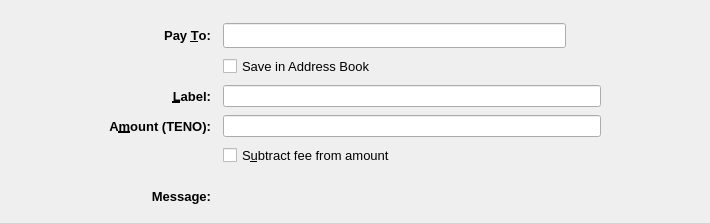
<?xml version="1.0" encoding="UTF-8"?>
<ui version="4.0">
 <class>SendCoinsEntry</class>
 <widget class="QStackedWidget" name="SendCoinsEntry">
  <property name="geometry">
   <rect>
    <x>0</x>
    <y>0</y>
    <width>710</width>
    <height>223</height>
   </rect>
  </property>
  <property name="focusPolicy">
   <enum>Qt::TabFocus</enum>
  </property>
  <property name="autoFillBackground">
   <bool>false</bool>
  </property>
  <property name="styleSheet">
   <string notr="true"/>
  </property>
  <property name="currentIndex">
   <number>0</number>
  </property>
  <widget class="QFrame" name="SendCoins">
   <property name="toolTip">
    <string>This is a normal payment.</string>
   </property>
   <property name="frameShape">
    <enum>QFrame::NoFrame</enum>
   </property>
   <layout class="QGridLayout" name="gridLayout">
    <property name="topMargin">
     <number>8</number>
    </property>
    <property name="bottomMargin">
     <number>4</number>
    </property>
    <property name="horizontalSpacing">
     <number>12</number>
    </property>
    <property name="verticalSpacing">
     <number>8</number>
    </property>
    <item row="1" column="0">
     <spacer name="horizontalSpacer">
      <property name="orientation">
       <enum>Qt::Horizontal</enum>
      </property>
      <property name="sizeType">
       <enum>QSizePolicy::Maximum</enum>
      </property>
      <property name="sizeHint" stdset="0">
       <size>
        <width>100</width>
        <height>20</height>
       </size>
      </property>
     </spacer>
    </item>
    <item row="3" column="2">
     <widget class="QLineEdit" name="addAsLabel">
      <property name="sizePolicy">
       <sizepolicy hsizetype="Expanding" vsizetype="Expanding">
        <horstretch>0</horstretch>
        <verstretch>0</verstretch>
       </sizepolicy>
      </property>
      <property name="toolTip">
       <string>Enter a label for this address to add it to the list of used addresses</string>
      </property>
      <property name="styleSheet">
       <string notr="true"/>
      </property>
     </widget>
    </item>
    <item row="0" column="2">
     <spacer name="verticalSpacer">
      <property name="orientation">
       <enum>Qt::Vertical</enum>
      </property>
      <property name="sizeHint" stdset="0">
       <size>
        <width>20</width>
        <height>40</height>
       </size>
      </property>
     </spacer>
    </item>
    <item row="1" column="3">
     <spacer name="horizontalSpacer_2">
      <property name="orientation">
       <enum>Qt::Horizontal</enum>
      </property>
      <property name="sizeType">
       <enum>QSizePolicy::Maximum</enum>
      </property>
      <property name="sizeHint" stdset="0">
       <size>
        <width>100</width>
        <height>20</height>
       </size>
      </property>
     </spacer>
    </item>
    <item row="12" column="2">
     <widget class="QLabel" name="messageTextLabel">
      <property name="toolTip">
       <string>A message that was attached to the tenocoin: URI which will be stored with the transaction for your reference. Note: This message will not be sent over the NavCoin network.</string>
      </property>
      <property name="styleSheet">
       <string notr="true"/>
      </property>
      <property name="textFormat">
       <enum>Qt::PlainText</enum>
      </property>
     </widget>
    </item>
    <item row="1" column="1">
     <widget class="QLabel" name="payToLabel">
      <property name="font">
       <font>
        <pointsize>10</pointsize>
        <weight>75</weight>
        <bold>true</bold>
       </font>
      </property>
      <property name="text">
       <string>Pay &amp;To:</string>
      </property>
      <property name="alignment">
       <set>Qt::AlignRight|Qt::AlignTrailing|Qt::AlignVCenter</set>
      </property>
      <property name="buddy">
       <cstring>payTo</cstring>
      </property>
     </widget>
    </item>
    <item row="12" column="1">
     <widget class="QLabel" name="messageLabel">
      <property name="font">
       <font>
        <pointsize>10</pointsize>
        <weight>75</weight>
        <bold>true</bold>
       </font>
      </property>
      <property name="text">
       <string>Message:</string>
      </property>
      <property name="alignment">
       <set>Qt::AlignRight|Qt::AlignTrailing|Qt::AlignVCenter</set>
      </property>
     </widget>
    </item>
    <item row="6" column="2">
     <layout class="QHBoxLayout" name="horizontalLayoutAmount" stretch="0">
      <item>
       <widget class="NavCoinAmountField" name="payAmount">
        <property name="sizePolicy">
         <sizepolicy hsizetype="Expanding" vsizetype="Expanding">
          <horstretch>0</horstretch>
          <verstretch>0</verstretch>
         </sizepolicy>
        </property>
        <property name="styleSheet">
         <string notr="true"/>
        </property>
       </widget>
      </item>
     </layout>
    </item>
    <item row="3" column="1">
     <widget class="QLabel" name="labellLabel">
      <property name="font">
       <font>
        <pointsize>10</pointsize>
        <weight>75</weight>
        <bold>true</bold>
       </font>
      </property>
      <property name="text">
       <string>&amp;Label:</string>
      </property>
      <property name="alignment">
       <set>Qt::AlignRight|Qt::AlignTrailing|Qt::AlignVCenter</set>
      </property>
      <property name="buddy">
       <cstring>addAsLabel</cstring>
      </property>
     </widget>
    </item>
    <item row="1" column="2">
     <layout class="QHBoxLayout" name="payToLayout">
      <property name="spacing">
       <number>0</number>
      </property>
      <item>
       <widget class="QValidatedLineEdit" name="payTo">
        <property name="sizePolicy">
         <sizepolicy hsizetype="Expanding" vsizetype="Expanding">
          <horstretch>0</horstretch>
          <verstretch>0</verstretch>
         </sizepolicy>
        </property>
        <property name="toolTip">
         <string>The NavCoin address to send the payment to</string>
        </property>
        <property name="styleSheet">
         <string notr="true"/>
        </property>
       </widget>
      </item>
      <item>
       <widget class="QToolButton" name="addressBookButton">
        <property name="toolTip">
         <string notr="true"/>
        </property>
        <property name="styleSheet">
         <string notr="true">border:0;background:transparent</string>
        </property>
        <property name="text">
         <string/>
        </property>
        <property name="icon">
         <iconset resource="../tenocoin.qrc">
          <normaloff>:/icons/address-book</normaloff>:/icons/address-book</iconset>
        </property>
        <property name="iconSize">
         <size>
          <width>22</width>
          <height>22</height>
         </size>
        </property>
        <property name="shortcut">
         <string>Alt+A</string>
        </property>
       </widget>
      </item>
      <item>
       <spacer name="horizontalSpacer_3">
        <property name="orientation">
         <enum>Qt::Horizontal</enum>
        </property>
        <property name="sizeType">
         <enum>QSizePolicy::Maximum</enum>
        </property>
        <property name="sizeHint" stdset="0">
         <size>
          <width>10</width>
          <height>20</height>
         </size>
        </property>
       </spacer>
      </item>
     </layout>
    </item>
    <item row="10" column="2">
     <spacer name="verticalSpacer_3">
      <property name="orientation">
       <enum>Qt::Vertical</enum>
      </property>
      <property name="sizeHint" stdset="0">
       <size>
        <width>20</width>
        <height>40</height>
       </size>
      </property>
     </spacer>
    </item>
    <item row="2" column="2">
     <widget class="QCheckBox" name="addressBookCheckBox">
      <property name="font">
       <font>
        <pointsize>10</pointsize>
       </font>
      </property>
      <property name="text">
       <string>Save in Address Book</string>
      </property>
     </widget>
    </item>
    <item row="6" column="1">
     <widget class="QLabel" name="amountLabel">
      <property name="font">
       <font>
        <pointsize>10</pointsize>
        <weight>75</weight>
        <bold>true</bold>
       </font>
      </property>
      <property name="text">
       <string>A&amp;mount (TENO):</string>
      </property>
      <property name="alignment">
       <set>Qt::AlignRight|Qt::AlignTrailing|Qt::AlignVCenter</set>
      </property>
      <property name="buddy">
       <cstring>payAmount</cstring>
      </property>
     </widget>
    </item>
    <item row="13" column="2">
     <spacer name="verticalSpacer_2">
      <property name="orientation">
       <enum>Qt::Vertical</enum>
      </property>
      <property name="sizeHint" stdset="0">
       <size>
        <width>20</width>
        <height>40</height>
       </size>
      </property>
     </spacer>
    </item>
    <item row="7" column="2">
     <widget class="QCheckBox" name="checkboxSubtractFeeFromAmount">
      <property name="font">
       <font>
        <pointsize>10</pointsize>
       </font>
      </property>
      <property name="toolTip">
       <string>The fee will be deducted from the amount being sent. The recipient will receive less tenocoins than you enter in the amount field. If multiple recipients are selected, the fee is split equally.</string>
      </property>
      <property name="text">
       <string>S&amp;ubtract fee from amount</string>
      </property>
     </widget>
    </item>
   </layout>
  </widget>
  <widget class="QFrame" name="SendCoins_UnauthenticatedPaymentRequest">
   <property name="palette">
    <palette>
     <active>
      <colorrole role="WindowText">
       <brush brushstyle="SolidPattern">
        <color alpha="255">
         <red>0</red>
         <green>0</green>
         <blue>0</blue>
        </color>
       </brush>
      </colorrole>
      <colorrole role="Button">
       <brush brushstyle="SolidPattern">
        <color alpha="255">
         <red>239</red>
         <green>241</green>
         <blue>244</blue>
        </color>
       </brush>
      </colorrole>
      <colorrole role="Light">
       <brush brushstyle="SolidPattern">
        <color alpha="255">
         <red>255</red>
         <green>255</green>
         <blue>255</blue>
        </color>
       </brush>
      </colorrole>
      <colorrole role="Midlight">
       <brush brushstyle="SolidPattern">
        <color alpha="255">
         <red>255</red>
         <green>255</green>
         <blue>191</blue>
        </color>
       </brush>
      </colorrole>
      <colorrole role="Dark">
       <brush brushstyle="SolidPattern">
        <color alpha="255">
         <red>127</red>
         <green>127</green>
         <blue>63</blue>
        </color>
       </brush>
      </colorrole>
      <colorrole role="Mid">
       <brush brushstyle="SolidPattern">
        <color alpha="255">
         <red>170</red>
         <green>170</green>
         <blue>84</blue>
        </color>
       </brush>
      </colorrole>
      <colorrole role="Text">
       <brush brushstyle="SolidPattern">
        <color alpha="255">
         <red>0</red>
         <green>0</green>
         <blue>0</blue>
        </color>
       </brush>
      </colorrole>
      <colorrole role="BrightText">
       <brush brushstyle="SolidPattern">
        <color alpha="255">
         <red>255</red>
         <green>255</green>
         <blue>255</blue>
        </color>
       </brush>
      </colorrole>
      <colorrole role="ButtonText">
       <brush brushstyle="SolidPattern">
        <color alpha="255">
         <red>0</red>
         <green>0</green>
         <blue>0</blue>
        </color>
       </brush>
      </colorrole>
      <colorrole role="Base">
       <brush brushstyle="SolidPattern">
        <color alpha="255">
         <red>239</red>
         <green>241</green>
         <blue>244</blue>
        </color>
       </brush>
      </colorrole>
      <colorrole role="Window">
       <brush brushstyle="SolidPattern">
        <color alpha="255">
         <red>239</red>
         <green>241</green>
         <blue>244</blue>
        </color>
       </brush>
      </colorrole>
      <colorrole role="Shadow">
       <brush brushstyle="SolidPattern">
        <color alpha="255">
         <red>0</red>
         <green>0</green>
         <blue>0</blue>
        </color>
       </brush>
      </colorrole>
      <colorrole role="AlternateBase">
       <brush brushstyle="SolidPattern">
        <color alpha="255">
         <red>255</red>
         <green>255</green>
         <blue>191</blue>
        </color>
       </brush>
      </colorrole>
      <colorrole role="ToolTipBase">
       <brush brushstyle="SolidPattern">
        <color alpha="255">
         <red>255</red>
         <green>255</green>
         <blue>220</blue>
        </color>
       </brush>
      </colorrole>
      <colorrole role="ToolTipText">
       <brush brushstyle="SolidPattern">
        <color alpha="255">
         <red>0</red>
         <green>0</green>
         <blue>0</blue>
        </color>
       </brush>
      </colorrole>
     </active>
     <inactive>
      <colorrole role="WindowText">
       <brush brushstyle="SolidPattern">
        <color alpha="255">
         <red>0</red>
         <green>0</green>
         <blue>0</blue>
        </color>
       </brush>
      </colorrole>
      <colorrole role="Button">
       <brush brushstyle="SolidPattern">
        <color alpha="255">
         <red>239</red>
         <green>241</green>
         <blue>244</blue>
        </color>
       </brush>
      </colorrole>
      <colorrole role="Light">
       <brush brushstyle="SolidPattern">
        <color alpha="255">
         <red>255</red>
         <green>255</green>
         <blue>255</blue>
        </color>
       </brush>
      </colorrole>
      <colorrole role="Midlight">
       <brush brushstyle="SolidPattern">
        <color alpha="255">
         <red>255</red>
         <green>255</green>
         <blue>191</blue>
        </color>
       </brush>
      </colorrole>
      <colorrole role="Dark">
       <brush brushstyle="SolidPattern">
        <color alpha="255">
         <red>127</red>
         <green>127</green>
         <blue>63</blue>
        </color>
       </brush>
      </colorrole>
      <colorrole role="Mid">
       <brush brushstyle="SolidPattern">
        <color alpha="255">
         <red>170</red>
         <green>170</green>
         <blue>84</blue>
        </color>
       </brush>
      </colorrole>
      <colorrole role="Text">
       <brush brushstyle="SolidPattern">
        <color alpha="255">
         <red>0</red>
         <green>0</green>
         <blue>0</blue>
        </color>
       </brush>
      </colorrole>
      <colorrole role="BrightText">
       <brush brushstyle="SolidPattern">
        <color alpha="255">
         <red>255</red>
         <green>255</green>
         <blue>255</blue>
        </color>
       </brush>
      </colorrole>
      <colorrole role="ButtonText">
       <brush brushstyle="SolidPattern">
        <color alpha="255">
         <red>0</red>
         <green>0</green>
         <blue>0</blue>
        </color>
       </brush>
      </colorrole>
      <colorrole role="Base">
       <brush brushstyle="SolidPattern">
        <color alpha="255">
         <red>239</red>
         <green>241</green>
         <blue>244</blue>
        </color>
       </brush>
      </colorrole>
      <colorrole role="Window">
       <brush brushstyle="SolidPattern">
        <color alpha="255">
         <red>239</red>
         <green>241</green>
         <blue>244</blue>
        </color>
       </brush>
      </colorrole>
      <colorrole role="Shadow">
       <brush brushstyle="SolidPattern">
        <color alpha="255">
         <red>0</red>
         <green>0</green>
         <blue>0</blue>
        </color>
       </brush>
      </colorrole>
      <colorrole role="AlternateBase">
       <brush brushstyle="SolidPattern">
        <color alpha="255">
         <red>255</red>
         <green>255</green>
         <blue>191</blue>
        </color>
       </brush>
      </colorrole>
      <colorrole role="ToolTipBase">
       <brush brushstyle="SolidPattern">
        <color alpha="255">
         <red>255</red>
         <green>255</green>
         <blue>220</blue>
        </color>
       </brush>
      </colorrole>
      <colorrole role="ToolTipText">
       <brush brushstyle="SolidPattern">
        <color alpha="255">
         <red>0</red>
         <green>0</green>
         <blue>0</blue>
        </color>
       </brush>
      </colorrole>
     </inactive>
     <disabled>
      <colorrole role="WindowText">
       <brush brushstyle="SolidPattern">
        <color alpha="255">
         <red>127</red>
         <green>127</green>
         <blue>63</blue>
        </color>
       </brush>
      </colorrole>
      <colorrole role="Button">
       <brush brushstyle="SolidPattern">
        <color alpha="255">
         <red>239</red>
         <green>241</green>
         <blue>244</blue>
        </color>
       </brush>
      </colorrole>
      <colorrole role="Light">
       <brush brushstyle="SolidPattern">
        <color alpha="255">
         <red>255</red>
         <green>255</green>
         <blue>255</blue>
        </color>
       </brush>
      </colorrole>
      <colorrole role="Midlight">
       <brush brushstyle="SolidPattern">
        <color alpha="255">
         <red>255</red>
         <green>255</green>
         <blue>191</blue>
        </color>
       </brush>
      </colorrole>
      <colorrole role="Dark">
       <brush brushstyle="SolidPattern">
        <color alpha="255">
         <red>127</red>
         <green>127</green>
         <blue>63</blue>
        </color>
       </brush>
      </colorrole>
      <colorrole role="Mid">
       <brush brushstyle="SolidPattern">
        <color alpha="255">
         <red>170</red>
         <green>170</green>
         <blue>84</blue>
        </color>
       </brush>
      </colorrole>
      <colorrole role="Text">
       <brush brushstyle="SolidPattern">
        <color alpha="255">
         <red>127</red>
         <green>127</green>
         <blue>63</blue>
        </color>
       </brush>
      </colorrole>
      <colorrole role="BrightText">
       <brush brushstyle="SolidPattern">
        <color alpha="255">
         <red>255</red>
         <green>255</green>
         <blue>255</blue>
        </color>
       </brush>
      </colorrole>
      <colorrole role="ButtonText">
       <brush brushstyle="SolidPattern">
        <color alpha="255">
         <red>127</red>
         <green>127</green>
         <blue>63</blue>
        </color>
       </brush>
      </colorrole>
      <colorrole role="Base">
       <brush brushstyle="SolidPattern">
        <color alpha="255">
         <red>239</red>
         <green>241</green>
         <blue>244</blue>
        </color>
       </brush>
      </colorrole>
      <colorrole role="Window">
       <brush brushstyle="SolidPattern">
        <color alpha="255">
         <red>239</red>
         <green>241</green>
         <blue>244</blue>
        </color>
       </brush>
      </colorrole>
      <colorrole role="Shadow">
       <brush brushstyle="SolidPattern">
        <color alpha="255">
         <red>0</red>
         <green>0</green>
         <blue>0</blue>
        </color>
       </brush>
      </colorrole>
      <colorrole role="AlternateBase">
       <brush brushstyle="SolidPattern">
        <color alpha="255">
         <red>255</red>
         <green>255</green>
         <blue>127</blue>
        </color>
       </brush>
      </colorrole>
      <colorrole role="ToolTipBase">
       <brush brushstyle="SolidPattern">
        <color alpha="255">
         <red>255</red>
         <green>255</green>
         <blue>220</blue>
        </color>
       </brush>
      </colorrole>
      <colorrole role="ToolTipText">
       <brush brushstyle="SolidPattern">
        <color alpha="255">
         <red>0</red>
         <green>0</green>
         <blue>0</blue>
        </color>
       </brush>
      </colorrole>
     </disabled>
    </palette>
   </property>
   <property name="toolTip">
    <string>This is an unauthenticated payment request.</string>
   </property>
   <property name="autoFillBackground">
    <bool>false</bool>
   </property>
   <property name="frameShape">
    <enum>QFrame::NoFrame</enum>
   </property>
   <layout class="QGridLayout" name="gridLayout_is">
    <property name="spacing">
     <number>12</number>
    </property>
    <item row="0" column="0">
     <widget class="QLabel" name="payToLabel_is">
      <property name="text">
       <string>Pay To:</string>
      </property>
      <property name="alignment">
       <set>Qt::AlignRight|Qt::AlignTrailing|Qt::AlignVCenter</set>
      </property>
     </widget>
    </item>
    <item row="0" column="1">
     <layout class="QHBoxLayout" name="payToLayout_is">
      <property name="spacing">
       <number>0</number>
      </property>
      <item>
       <widget class="QLabel" name="payTo_is">
        <property name="styleSheet">
         <string notr="true">background: #fff; border-radius: 4px; border: 1px solid #000; padding:2px</string>
        </property>
       </widget>
      </item>
      <item>
       <widget class="QToolButton" name="deleteButton_is">
        <property name="toolTip">
         <string>Remove this entry</string>
        </property>
        <property name="text">
         <string/>
        </property>
        <property name="icon">
         <iconset resource="../tenocoin.qrc">
          <normaloff>:/icons/remove</normaloff>:/icons/remove</iconset>
        </property>
       </widget>
      </item>
     </layout>
    </item>
    <item row="1" column="0">
     <widget class="QLabel" name="memoLabel_is">
      <property name="text">
       <string>Memo:</string>
      </property>
      <property name="alignment">
       <set>Qt::AlignRight|Qt::AlignTrailing|Qt::AlignVCenter</set>
      </property>
     </widget>
    </item>
    <item row="1" column="1">
     <widget class="QLabel" name="memoTextLabel_is">
      <property name="styleSheet">
       <string notr="true">background: #fff; border-radius: 4px; border: 1px solid #000; padding:2px</string>
      </property>
      <property name="textFormat">
       <enum>Qt::PlainText</enum>
      </property>
     </widget>
    </item>
    <item row="2" column="0">
     <widget class="QLabel" name="amountLabel_is">
      <property name="text">
       <string>A&amp;mount:</string>
      </property>
      <property name="alignment">
       <set>Qt::AlignRight|Qt::AlignTrailing|Qt::AlignVCenter</set>
      </property>
      <property name="buddy">
       <cstring>payAmount_is</cstring>
      </property>
     </widget>
    </item>
    <item row="2" column="1">
     <widget class="NavCoinAmountField" name="payAmount_is">
      <property name="acceptDrops">
       <bool>false</bool>
      </property>
      <property name="styleSheet">
       <string notr="true">background: #fff; border-radius: 4px; border: 1px solid #000; padding:2px</string>
      </property>
     </widget>
    </item>
   </layout>
  </widget>
  <widget class="QFrame" name="SendCoins_AuthenticatedPaymentRequest">
   <property name="palette">
    <palette>
     <active>
      <colorrole role="WindowText">
       <brush brushstyle="SolidPattern">
        <color alpha="255">
         <red>0</red>
         <green>0</green>
         <blue>0</blue>
        </color>
       </brush>
      </colorrole>
      <colorrole role="Button">
       <brush brushstyle="SolidPattern">
        <color alpha="255">
         <red>239</red>
         <green>241</green>
         <blue>244</blue>
        </color>
       </brush>
      </colorrole>
      <colorrole role="Light">
       <brush brushstyle="SolidPattern">
        <color alpha="255">
         <red>230</red>
         <green>255</green>
         <blue>224</blue>
        </color>
       </brush>
      </colorrole>
      <colorrole role="Midlight">
       <brush brushstyle="SolidPattern">
        <color alpha="255">
         <red>185</red>
         <green>243</green>
         <blue>171</blue>
        </color>
       </brush>
      </colorrole>
      <colorrole role="Dark">
       <brush brushstyle="SolidPattern">
        <color alpha="255">
         <red>70</red>
         <green>116</green>
         <blue>59</blue>
        </color>
       </brush>
      </colorrole>
      <colorrole role="Mid">
       <brush brushstyle="SolidPattern">
        <color alpha="255">
         <red>93</red>
         <green>155</green>
         <blue>79</blue>
        </color>
       </brush>
      </colorrole>
      <colorrole role="Text">
       <brush brushstyle="SolidPattern">
        <color alpha="255">
         <red>0</red>
         <green>0</green>
         <blue>0</blue>
        </color>
       </brush>
      </colorrole>
      <colorrole role="BrightText">
       <brush brushstyle="SolidPattern">
        <color alpha="255">
         <red>155</red>
         <green>255</green>
         <blue>147</blue>
        </color>
       </brush>
      </colorrole>
      <colorrole role="ButtonText">
       <brush brushstyle="SolidPattern">
        <color alpha="255">
         <red>0</red>
         <green>0</green>
         <blue>0</blue>
        </color>
       </brush>
      </colorrole>
      <colorrole role="Base">
       <brush brushstyle="SolidPattern">
        <color alpha="255">
         <red>239</red>
         <green>241</green>
         <blue>244</blue>
        </color>
       </brush>
      </colorrole>
      <colorrole role="Window">
       <brush brushstyle="SolidPattern">
        <color alpha="255">
         <red>239</red>
         <green>241</green>
         <blue>244</blue>
        </color>
       </brush>
      </colorrole>
      <colorrole role="Shadow">
       <brush brushstyle="SolidPattern">
        <color alpha="255">
         <red>0</red>
         <green>0</green>
         <blue>0</blue>
        </color>
       </brush>
      </colorrole>
      <colorrole role="AlternateBase">
       <brush brushstyle="SolidPattern">
        <color alpha="255">
         <red>197</red>
         <green>243</green>
         <blue>187</blue>
        </color>
       </brush>
      </colorrole>
      <colorrole role="NoRole">
       <brush brushstyle="SolidPattern">
        <color alpha="255">
         <red>125</red>
         <green>194</green>
         <blue>122</blue>
        </color>
       </brush>
      </colorrole>
      <colorrole role="ToolTipBase">
       <brush brushstyle="SolidPattern">
        <color alpha="255">
         <red>255</red>
         <green>255</green>
         <blue>220</blue>
        </color>
       </brush>
      </colorrole>
      <colorrole role="ToolTipText">
       <brush brushstyle="SolidPattern">
        <color alpha="255">
         <red>0</red>
         <green>0</green>
         <blue>0</blue>
        </color>
       </brush>
      </colorrole>
     </active>
     <inactive>
      <colorrole role="WindowText">
       <brush brushstyle="SolidPattern">
        <color alpha="255">
         <red>0</red>
         <green>0</green>
         <blue>0</blue>
        </color>
       </brush>
      </colorrole>
      <colorrole role="Button">
       <brush brushstyle="SolidPattern">
        <color alpha="255">
         <red>239</red>
         <green>241</green>
         <blue>244</blue>
        </color>
       </brush>
      </colorrole>
      <colorrole role="Light">
       <brush brushstyle="SolidPattern">
        <color alpha="255">
         <red>230</red>
         <green>255</green>
         <blue>224</blue>
        </color>
       </brush>
      </colorrole>
      <colorrole role="Midlight">
       <brush brushstyle="SolidPattern">
        <color alpha="255">
         <red>185</red>
         <green>243</green>
         <blue>171</blue>
        </color>
       </brush>
      </colorrole>
      <colorrole role="Dark">
       <brush brushstyle="SolidPattern">
        <color alpha="255">
         <red>70</red>
         <green>116</green>
         <blue>59</blue>
        </color>
       </brush>
      </colorrole>
      <colorrole role="Mid">
       <brush brushstyle="SolidPattern">
        <color alpha="255">
         <red>93</red>
         <green>155</green>
         <blue>79</blue>
        </color>
       </brush>
      </colorrole>
      <colorrole role="Text">
       <brush brushstyle="SolidPattern">
        <color alpha="255">
         <red>0</red>
         <green>0</green>
         <blue>0</blue>
        </color>
       </brush>
      </colorrole>
      <colorrole role="BrightText">
       <brush brushstyle="SolidPattern">
        <color alpha="255">
         <red>155</red>
         <green>255</green>
         <blue>147</blue>
        </color>
       </brush>
      </colorrole>
      <colorrole role="ButtonText">
       <brush brushstyle="SolidPattern">
        <color alpha="255">
         <red>0</red>
         <green>0</green>
         <blue>0</blue>
        </color>
       </brush>
      </colorrole>
      <colorrole role="Base">
       <brush brushstyle="SolidPattern">
        <color alpha="255">
         <red>239</red>
         <green>241</green>
         <blue>244</blue>
        </color>
       </brush>
      </colorrole>
      <colorrole role="Window">
       <brush brushstyle="SolidPattern">
        <color alpha="255">
         <red>239</red>
         <green>241</green>
         <blue>244</blue>
        </color>
       </brush>
      </colorrole>
      <colorrole role="Shadow">
       <brush brushstyle="SolidPattern">
        <color alpha="255">
         <red>0</red>
         <green>0</green>
         <blue>0</blue>
        </color>
       </brush>
      </colorrole>
      <colorrole role="AlternateBase">
       <brush brushstyle="SolidPattern">
        <color alpha="255">
         <red>197</red>
         <green>243</green>
         <blue>187</blue>
        </color>
       </brush>
      </colorrole>
      <colorrole role="NoRole">
       <brush brushstyle="SolidPattern">
        <color alpha="255">
         <red>125</red>
         <green>194</green>
         <blue>122</blue>
        </color>
       </brush>
      </colorrole>
      <colorrole role="ToolTipBase">
       <brush brushstyle="SolidPattern">
        <color alpha="255">
         <red>255</red>
         <green>255</green>
         <blue>220</blue>
        </color>
       </brush>
      </colorrole>
      <colorrole role="ToolTipText">
       <brush brushstyle="SolidPattern">
        <color alpha="255">
         <red>0</red>
         <green>0</green>
         <blue>0</blue>
        </color>
       </brush>
      </colorrole>
     </inactive>
     <disabled>
      <colorrole role="WindowText">
       <brush brushstyle="SolidPattern">
        <color alpha="255">
         <red>70</red>
         <green>116</green>
         <blue>59</blue>
        </color>
       </brush>
      </colorrole>
      <colorrole role="Button">
       <brush brushstyle="SolidPattern">
        <color alpha="255">
         <red>239</red>
         <green>241</green>
         <blue>244</blue>
        </color>
       </brush>
      </colorrole>
      <colorrole role="Light">
       <brush brushstyle="SolidPattern">
        <color alpha="255">
         <red>230</red>
         <green>255</green>
         <blue>224</blue>
        </color>
       </brush>
      </colorrole>
      <colorrole role="Midlight">
       <brush brushstyle="SolidPattern">
        <color alpha="255">
         <red>185</red>
         <green>243</green>
         <blue>171</blue>
        </color>
       </brush>
      </colorrole>
      <colorrole role="Dark">
       <brush brushstyle="SolidPattern">
        <color alpha="255">
         <red>70</red>
         <green>116</green>
         <blue>59</blue>
        </color>
       </brush>
      </colorrole>
      <colorrole role="Mid">
       <brush brushstyle="SolidPattern">
        <color alpha="255">
         <red>93</red>
         <green>155</green>
         <blue>79</blue>
        </color>
       </brush>
      </colorrole>
      <colorrole role="Text">
       <brush brushstyle="SolidPattern">
        <color alpha="255">
         <red>70</red>
         <green>116</green>
         <blue>59</blue>
        </color>
       </brush>
      </colorrole>
      <colorrole role="BrightText">
       <brush brushstyle="SolidPattern">
        <color alpha="255">
         <red>155</red>
         <green>255</green>
         <blue>147</blue>
        </color>
       </brush>
      </colorrole>
      <colorrole role="ButtonText">
       <brush brushstyle="SolidPattern">
        <color alpha="255">
         <red>70</red>
         <green>116</green>
         <blue>59</blue>
        </color>
       </brush>
      </colorrole>
      <colorrole role="Base">
       <brush brushstyle="SolidPattern">
        <color alpha="255">
         <red>239</red>
         <green>241</green>
         <blue>244</blue>
        </color>
       </brush>
      </colorrole>
      <colorrole role="Window">
       <brush brushstyle="SolidPattern">
        <color alpha="255">
         <red>239</red>
         <green>241</green>
         <blue>244</blue>
        </color>
       </brush>
      </colorrole>
      <colorrole role="Shadow">
       <brush brushstyle="SolidPattern">
        <color alpha="255">
         <red>0</red>
         <green>0</green>
         <blue>0</blue>
        </color>
       </brush>
      </colorrole>
      <colorrole role="AlternateBase">
       <brush brushstyle="SolidPattern">
        <color alpha="255">
         <red>140</red>
         <green>232</green>
         <blue>119</blue>
        </color>
       </brush>
      </colorrole>
      <colorrole role="NoRole">
       <brush brushstyle="SolidPattern">
        <color alpha="255">
         <red>125</red>
         <green>194</green>
         <blue>122</blue>
        </color>
       </brush>
      </colorrole>
      <colorrole role="ToolTipBase">
       <brush brushstyle="SolidPattern">
        <color alpha="255">
         <red>255</red>
         <green>255</green>
         <blue>220</blue>
        </color>
       </brush>
      </colorrole>
      <colorrole role="ToolTipText">
       <brush brushstyle="SolidPattern">
        <color alpha="255">
         <red>0</red>
         <green>0</green>
         <blue>0</blue>
        </color>
       </brush>
      </colorrole>
     </disabled>
    </palette>
   </property>
   <property name="toolTip">
    <string>This is an authenticated payment request.</string>
   </property>
   <property name="autoFillBackground">
    <bool>false</bool>
   </property>
   <property name="styleSheet">
    <string notr="true">background: #eff1f4; border: 0</string>
   </property>
   <property name="frameShape">
    <enum>QFrame::NoFrame</enum>
   </property>
   <layout class="QGridLayout" name="gridLayout_s">
    <property name="spacing">
     <number>12</number>
    </property>
    <item row="0" column="0">
     <widget class="QLabel" name="payToLabel_s">
      <property name="text">
       <string>Pay To:</string>
      </property>
      <property name="alignment">
       <set>Qt::AlignRight|Qt::AlignTrailing|Qt::AlignVCenter</set>
      </property>
     </widget>
    </item>
    <item row="0" column="1">
     <layout class="QHBoxLayout" name="payToLayout_s">
      <property name="spacing">
       <number>0</number>
      </property>
      <item>
       <widget class="QLabel" name="payTo_s">
        <property name="styleSheet">
         <string notr="true">background: #fff; border-radius: 4px; border: 1px solid #000; padding:2px</string>
        </property>
        <property name="textFormat">
         <enum>Qt::PlainText</enum>
        </property>
       </widget>
      </item>
      <item>
       <widget class="QToolButton" name="deleteButton_s">
        <property name="toolTip">
         <string>Remove this entry</string>
        </property>
        <property name="text">
         <string/>
        </property>
        <property name="icon">
         <iconset resource="../tenocoin.qrc">
          <normaloff>:/icons/remove</normaloff>:/icons/remove</iconset>
        </property>
       </widget>
      </item>
     </layout>
    </item>
    <item row="1" column="0">
     <widget class="QLabel" name="memoLabel_s">
      <property name="text">
       <string>Memo:</string>
      </property>
      <property name="alignment">
       <set>Qt::AlignRight|Qt::AlignTrailing|Qt::AlignVCenter</set>
      </property>
     </widget>
    </item>
    <item row="1" column="1">
     <widget class="QLabel" name="memoTextLabel_s">
      <property name="styleSheet">
       <string notr="true">background: #fff; border-radius: 4px; border: 1px solid #000; padding:2px</string>
      </property>
      <property name="textFormat">
       <enum>Qt::PlainText</enum>
      </property>
     </widget>
    </item>
    <item row="2" column="0">
     <widget class="QLabel" name="amountLabel_s">
      <property name="text">
       <string>A&amp;mount:</string>
      </property>
      <property name="alignment">
       <set>Qt::AlignRight|Qt::AlignTrailing|Qt::AlignVCenter</set>
      </property>
      <property name="buddy">
       <cstring>payAmount_s</cstring>
      </property>
     </widget>
    </item>
    <item row="2" column="1">
     <widget class="NavCoinAmountField" name="payAmount_s">
      <property name="acceptDrops">
       <bool>false</bool>
      </property>
      <property name="styleSheet">
       <string notr="true">background: #fff; border-radius: 4px; border: 1px solid #000; padding:2px</string>
      </property>
     </widget>
    </item>
   </layout>
  </widget>
 </widget>
 <customwidgets>
  <customwidget>
   <class>QValidatedLineEdit</class>
   <extends>QLineEdit</extends>
   <header>qvalidatedlineedit.h</header>
  </customwidget>
  <customwidget>
   <class>NavCoinAmountField</class>
   <extends>QLineEdit</extends>
   <header>tenocoinamountfield.h</header>
   <container>1</container>
  </customwidget>
 </customwidgets>
 <tabstops>
  <tabstop>payTo</tabstop>
  <tabstop>addressBookButton</tabstop>
  <tabstop>payAmount</tabstop>
  <tabstop>payAmount_is</tabstop>
  <tabstop>deleteButton_is</tabstop>
  <tabstop>payAmount_s</tabstop>
  <tabstop>deleteButton_s</tabstop>
 </tabstops>
 <resources>
  <include location="../tenocoin.qrc"/>
 </resources>
 <connections/>
</ui>
